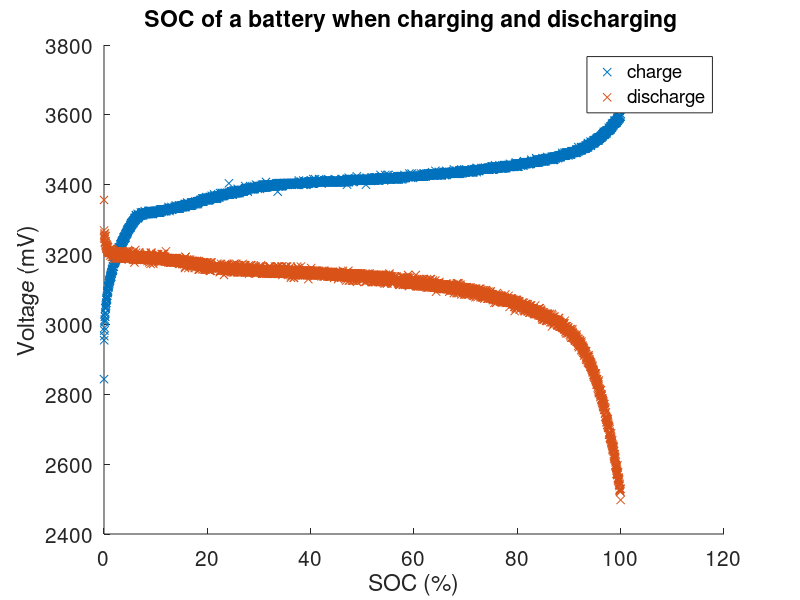

MATLAB code for this plot:
data = csvread ( "charge.csv");
soc1 = data(:,6);
voltage1 = data(:,2);

data = csvread ( "discharge.csv");
soc2 = data(:,6);
voltage2 = data(:,2);


figure;
hold on;
plot(soc1, voltage1, 'x');

plot(soc2, voltage2, 'x');

xlabel('SOC (%)');
ylabel('Voltage (mV)');
title('SOC of a battery when charging and discharging ');
set(gca,'FontSize',15);
legend( 'charge', 'discharge');
hold off;